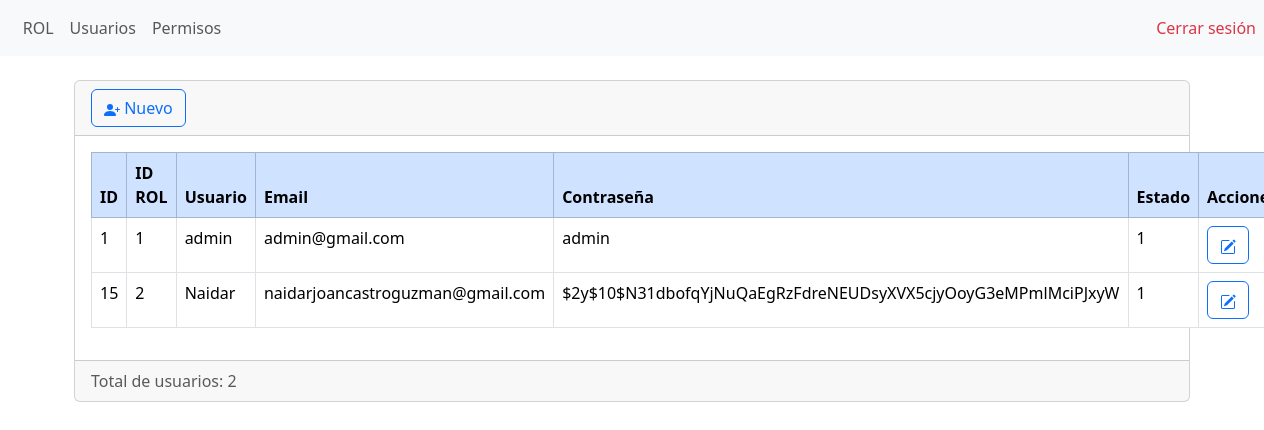
The page /usuarios.php (signed in) on the database its author committed.
### tables this page shows
CREATE TABLE `usuario` (
  `ID` int(11) NOT NULL,
  `Nick` varchar(50) NOT NULL,
  `Email` varchar(100) NOT NULL,
  `Password` varchar(255) NOT NULL,
  `Estado` tinyint(1) DEFAULT 1,
  `Verificado` tinyint(1) NOT NULL DEFAULT 0,
  `IdRol` int(11) NOT NULL
);

### usuarios.php (the view, shortened to what this page needs)
<?php include("autenticacion.php");
include("bd.php");
$sentencia=$conexion->prepare("SELECT * FROM usuario");
$sentencia->execute();
$lista_usuarios = $sentencia->fetchAll(PDO::FETCH_ASSOC);
?>
<?php include("header.php"); ?>
<div class="card">
    <div class="card-header">
        <a name="" id="" class="btn btn-outline-primary" href="crear.php" role="button">  Nuevo
        </a>
    </div>
    <div class="card-body">
        <div class="table-responsive-sm">
            <table class="table table-bordered  tabla-usuarios">
                <thead class="table-primary">
                    <tr>
                        <th scope="col">ID</th>
                        <th scope="col">ID ROL</th>
                        <th scope="col">Usuario</th>
                        <th scope="col">Email</th>
                        <th scope="col">Contraseña</th>
                        <th scope="col">Estado</th>
                        <th scope="col">Acciones</th>
                    </tr>
                </thead>
                <tbody>
                    <?php foreach($lista_usuarios as $registro) { ?>
                    <tr>
                        <td><?php echo $registro['ID']; ?></td>
                        <td><?php echo $registro['IdRol']; ?></td>
                        <td><?php echo $registro['Nick']; ?></td>
                        <td><?php echo $registro['Email']; ?></td>
                        <td><?php echo $registro['Password']; ?></td>
                        <td><?php echo $registro['Estado']; ?></td>
                        <td>
                            <a class="btn btn-outline-primary" href="editar.php?txtID=<?php echo $registro['ID']; ?>" role="button"></a>
                        </td>
                    </tr>
                    <?php } ?>
                </tbody>
            </table>
        </div>
    </div>
    <div class="card-footer text-muted">Total de usuarios: <?php echo count($lista_usuarios); ?></div>
</div>

### header.php (shortened to what this page needs)
<!doctype html>
<html lang="es">
    <head>
        <link
            href="https://cdn.jsdelivr.net/npm/bootstrap@5.3.2/dist/css/bootstrap.min.css"
            rel="stylesheet"
        />
    </head>
    <body cl>
        <header>
            <nav class="navbar navbar-expand navbar-light bg-light ">
                <div class="container">
                <ul class="nav navbar-nav ">
                    <li class="nav-item ">
                        <a class="nav-link " href="rol.php" aria-current="page">ROL <span class="visually-hidden">(current)</span></a>
                    </li>
                    <li class="nav-item ">
                        <a class="nav-link " href="usuarios.php" aria-current="page">Usuarios <span class="visually-hidden">(current)</span></a>
                    </li>
                    <li class="nav-item ">
                        <a class="nav-link " href="permisos.php" aria-current="page">Permisos <span class="visually-hidden">(current)</span></a>
                    </li>
                </ul>
                </div>
                <ul class="navbar-nav ms-auto">
                <?php if (isset($_SESSION['user_id'])): ?>
                    <li class="nav-item">
                    <a class="nav-link text-danger" href="cerrar_sesion.php">Cerrar sesión</a>
                    </li>
                <?php endif; ?>
                </ul>
            </nav>
        </header>
        <main class="container mt-4">

### rows shown on the page
usuario: ID "1", IdRol "1", Nick "admin", Email "admin@gmail.com", Password "admin", Estado "1"
usuario: ID "15", IdRol "2", Nick "Naidar", Email "naidarjoancastroguzman@gmail.com", Password "$2y$10$N31dbofqYjNuQaEgRzFdreNEUDsyXVX5cjyOoyG3eMPmlMciPJxyW", Estado "1"

### other values the page prints
count($lista_usuarios) "2"
